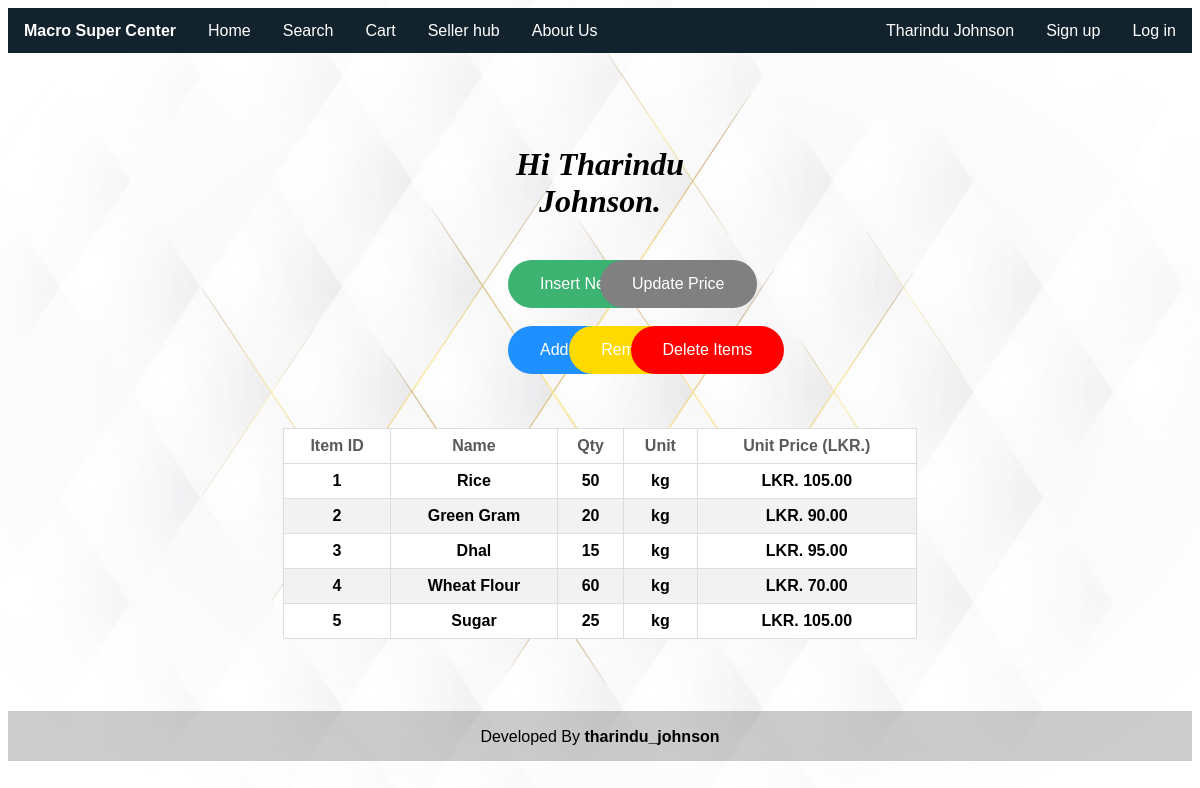
The app's page /sellerhub.php (signed in) with its own data.
### tables this page shows
CREATE TABLE `itemsdb` (
  `itemNo` int(11) NOT NULL,
  `name` varchar(70) NOT NULL,
  `image` longblob NOT NULL,
  `unit` varchar(10) NOT NULL,
  `qty` int(11) NOT NULL,
  `unitprice` int(11) NOT NULL
);

### sellerhub.php (the view, shortened to what this page needs)
<!DOCtype html>
<html>
    <head>
        <link rel="stylesheet" href="style/header.css">
        <link rel="stylesheet" href="style/objects.css">
        <link rel="stylesheet" href="style/slideshow.css">
        <link rel="stylesheet" href="style/table.css">
    </head>
    <body>
    <?php
            $system_userName= $_SESSION['regName'];
            $system_type = $_SESSION['stype'];
        ?>
<header>
  <div class="box_level_free">
    <tr>
        <td width="500">
            <ul class="nos">
                <li class="li_left"><b class="ad">Macro Super Center</b></li>
                <li class="li_left"><a class="ad" href="home.php"> Home</a></li>
                <li class="li_left"><a class="ad" href="search.php">Search</a></li>
                <li class="li_left"><a class="ad" href="cart.php">Cart</a></li>
                <li class="li_left"><a class="ad" href="sellerhub.php">Seller hub</a></li>
                <li class="li_left"><a class="ad" href="about.php">About Us</a></li>
                <li class="li_right"><a class="ad" href="login.php">Log in</a></li>
                <li class="li_right"><a class="ad" href="signup.php">Sign up</a></li>
                <li class="li_right"><a class="ad" href="logout.php"><?php if($system_userName==""){ echo "";} else {echo $system_userName;} ?></a></li>
            </ul>
        </td>
    </tr>
  </div>
</header>
        <br><br>
        <br><br>
        <?php if($system_type == "Seller" || $system_type == "Admin"){  ?>
<div class="box_level_xs">
<form>
<div class="row">
    <div style="text-align: center;">
    <h1><i>Hi <?php echo $system_userName ?>.</i></h1>
    </div>
  </div>
<br>
  <div class="row">
    <div class="column2">
    <a href="sellerhub/sh_InsertNewItem.php">
    <input type="button" class="btn_sl_green" value="Insert New Item">
    </a>
    </div>
    <div class="column2">
    <a href="sellerhub/sh_UpdatePrice.php">
    <input type="button" class="btn_sl_gray" value="Update Price">
    </a>
    </div>
  </div>
  <br>
  <div class="row">
    <div class="column3">
    <a href="sellerhub/sh_AddNewStock.php">
    </a>
    </div>
    <div class="column3">
    <a href="sellerhub/sh_RemoveStock.php">
    </a>
    </div>
    <div class="column3">
    <a href="sellerhub/sh_DeleteItem.php">
    <input type="button" class="btn_sl_red" value="Delete Items">
    </a>
    </div>
  </div>
  </form>
</div>
        <?php
            $servername = "localhost:3306";
            $username = "root";
            $password = "";
            $dbname = "wadproject";
            $conn = mysqli_connect($servername, $username, $password, $dbname);
            $sql = "SELECT COUNT(`itemNo`) FROM `itemsdb`";
            $result = mysqli_query($conn, $sql);
            $itemCount = 0;
            if (mysqli_num_rows($result) > 0) {
              while($row = mysqli_fetch_assoc($result)) {
                $itemCount = $row["COUNT(`itemNo`)"];
              }
            } else {
              echo "0 results";
            }
        ?>
<br><br>
	<div class="box_level">
    <form>
		<table id="customers">
			<thead>
				<tr class="green_field">
					<th><b>Item ID</b></th>
					<th><b>Name</b></th>
					<th><b>Qty</b></th>
					<th><b>Unit</b></th>
					<th><b>Unit Price (LKR.)</b></th>
				</tr>
			</thead>
      <br>
			<tfoot>
<?php
          $servername = "localhost:3306";
          $username = "root";
          $password = "";
          $dbname = "wadproject";
          $conn = mysqli_connect($servername, $username, $password, $dbname);
          for($x = 0; $x < $itemCount; $x++){
            $sql = "SELECT `itemNo`, `name`, `unit`, `qty`, `unitprice` FROM `itemsdb` LIMIT ".$x.",1";
            $result = mysqli_query($conn, $sql);
            if (mysqli_num_rows($result) > 0) {
            while($row = mysqli_fetch_assoc($result)) {  ?>
				<tr>
					<th><?php echo $row["itemNo"]; ?></th>
					<th><?php echo $row["name"]; ?></th>
					<th><?php echo $row["qty"]; ?></th>
					<th><?php echo $row["unit"]; ?></th>
					<th>LKR. <?php echo $row["unitprice"]; ?>.00</th>
				</tr>
              <?php
            }
            } else {
              echo "0 results";
            }
          }
        ?>
			</tfoot>
		</table>
    </form>
	</div>
<?php } ?>
<br><br>
<br><br>
<footer>
  <div class="box_level_xl" style="background-color: rgba(0, 0, 0, 0.2); text-align: center; font-family: Arial, Helvetica, sans-serif; height:50px; padding:1px;">
  <p>Developed By <b>tharindu_johnson</b></p>
  </div>
</footer>
    </body>
</html>

### style/header.css (style rules this page uses)
.nos { list-style-type: none; margin: 0; padding: 0; overflow: hidden; background-color: #12232e; width: 100%; height: 45px; }
.li_left .ad { float: left; display: block; text-align: center; color: rgb(255, 255, 255); padding: 14px 16px; text-decoration: none; font-family: Arial, Helvetica, sans-serif; }
.li_right .ad { float: right; display: block; text-align: center; color: rgb(255, 255, 255); padding: 14px 16px; text-decoration: none; font-family: Arial, Helvetica, sans-serif; }

### style/objects.css (style rules this page uses)
body { background-image: url(../images/3392075.jpg); background-position: top; background-repeat: no-repeat; background-size: cover; height: 100%; }
.btn_sl_red { background-color: #ff0000; border-radius: 25px; border: none; color: white; padding: 15px 32px; text-align: center; text-decoration: none; display: inline-block; font-size: 16px; }
.btn_sl_green { background-color: MediumSeaGreen; border-radius: 25px; border: none; color: white; padding: 15px 32px; text-align: center; text-decoration: none; display: inline-block; font-size: 16px; }
.btn_sl_gray { background-color: Gray; border-radius: 25px; border: none; color: white; padding: 15px 32px; text-align: center; text-decoration: none; display: inline-block; font-size: 16px; }
.box_level_xs { padding-top: 0px; padding-right: 500px; padding-bottom: 0px; padding-left: 500px; align-content: center; }
.box_level { padding-top: 0px; padding-right: 275px; padding-bottom: 0px; padding-left: 275px; align-content: center; }
.box_level_xl { padding-top: 0px; padding-right: 20px; padding-bottom: 0px; padding-left: 20px; align-content: center; }
.box_level_free { padding-top: -5px; padding-right: 0px; padding-bottom: 0px; padding-left: 0px; align-content: center; }
.row:after { content: ""; display: table; clear: both; }
.column2 { float: left; width: 50%; align-content: center; text-align: center; }
.column3 { float: left; width: 33.3%; align-content: center; text-align: center; }

### style/slideshow.css (style rules this page uses)
* { box-sizing: border-box }

### style/table.css (style rules this page uses)
#customers { font-family: Arial, Helvetica, sans-serif; border-collapse: collapse; width: 100%; }
#customers td, #customers th { border: 1px solid #ddd; padding: 8px; }
#customers tr:nth-child(even) { background-color: #f2f2f2; }
#customers tr:nth-child(odd) { background-color: #ffffff; }
.green_field { padding-top: 12px; padding-bottom: 12px; text-align: left; background-color: #000000; color: rgb(90, 90, 90); text-align: center; }

### records on screen
itemsdb: itemNo "1", name "Rice", qty "50", unit "kg", unitprice "105"
itemsdb: itemNo "2", name "Green Gram", qty "20", unit "kg", unitprice "90"
itemsdb: itemNo "3", name "Dhal", qty "15", unit "kg", unitprice "95"
itemsdb: itemNo "4", name "Wheat Flour", qty "60", unit "kg", unitprice "70"
itemsdb: itemNo "5", name "Sugar", qty "25", unit "kg", unitprice "105"

### other values on screen
$system_userName "Tharindu Johnson"
